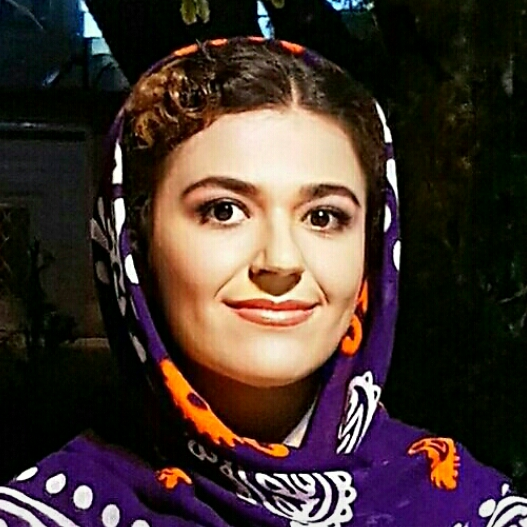
%> input picture 7/Marjan.jpg, 527 x 527 px
$ octave s33.m   (GNU Octave 9; MATLAB toolbox functions it lacks are replaced by stand-ins)
%> lines starting %> are read from the running program, lines starting %| are printed output that depends on the picture; in (x1, y1, x2, y2) boxes, pixels count from 0 and x2, y2 are one past the last pixel; in counts of white or black regions, pixels touching at a corner belong together; the program's own positions count from 1
clc;
close all;
% img=im2double(imread('C:\Users\Marjan\Documents\MATLAB\30\1.jpg'));
img=imread('C:\Users\Marjan\Documents\MATLAB\30\Marjan.jpg');
%> img is the input picture: size 527x527x3 uint8; mean R, G, B 67.9, 52.2, 47.5
figure,subplot(4,2,1);
imshow(img);title('this is Primary picture');
% Convert from RGB to HSV
hsvTestImg = rgb2hsv(img);
%> hsvTestImg: size 527x527x3 double; mean H, S, V 0.298, 0.713, 0.29
% Segregate hue, sat, and value/intensity
hueTestImg = hsvTestImg(:, :, 1);
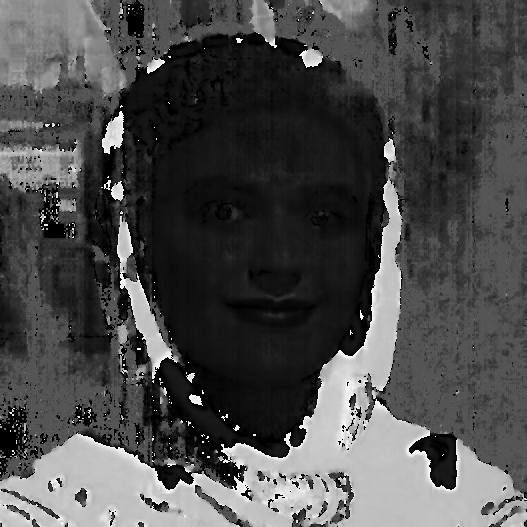
%> hueTestImg: size 527x527 double; min 0, max 0.998, mean 0.298
satTestImg = hsvTestImg(:, :, 2);
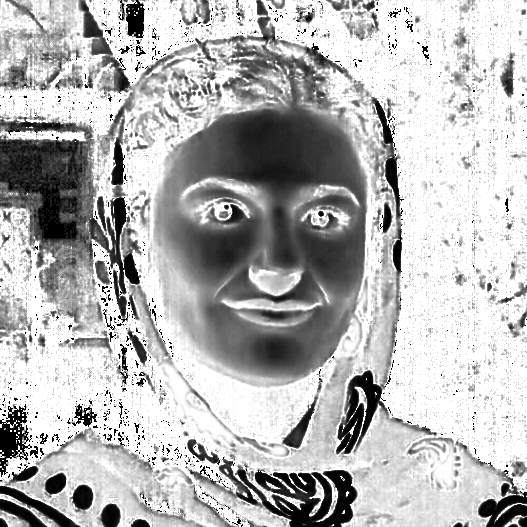
%> satTestImg: size 527x527 double; min 0, max 1, mean 0.713
valTestImg = hsvTestImg(:, :, 3);
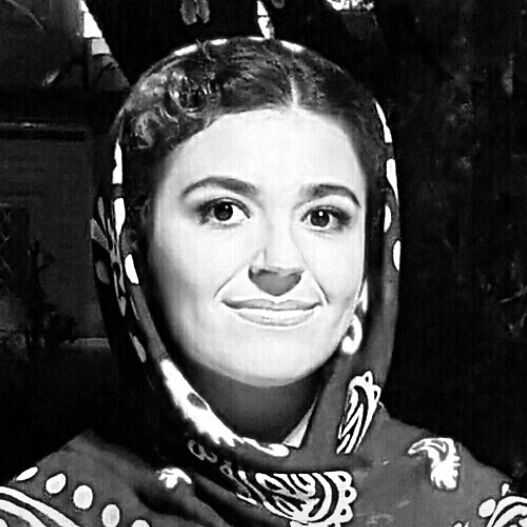
%> valTestImg: size 527x527 double; min 0, max 1, mean 0.29
% Display the RGB and the corresponding HSV components
subplot(4,2, 2)
imshow(hueTestImg); title('Hue component');
subplot(4,2, 3)
imshow(satTestImg); title('Saturation component');
subplot(4,2, 4)
imshow(valTestImg); title('Value/intensity component');
% BW = imbinarize(satTestImg);
threshold = graythresh(satTestImg);
%> threshold = 0.6
BW=im2bw(satTestImg,threshold);
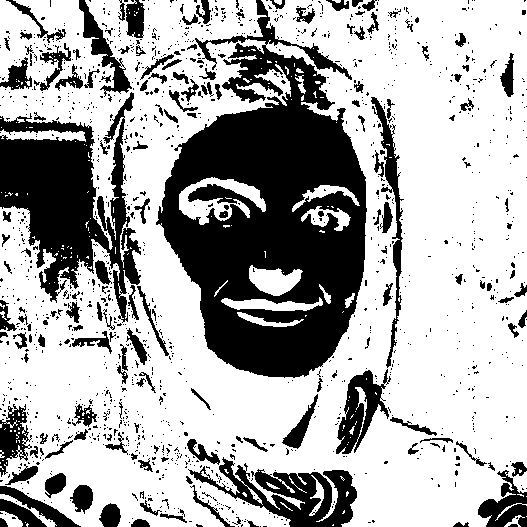
%> BW: size 527x527 logical; 67.6% white; 1382 black regions (1221 under 20 px), largest, box (x1, y1, x2, y2) and area: (156, 0, 367, 378) 43129, (0, 92, 141, 323) 14548, (188, 457, 357, 527) 4800
subplot(4,2, 5)
imshow(BW); title('Binary saturation mask');
product =immultiply(hueTestImg,BW);
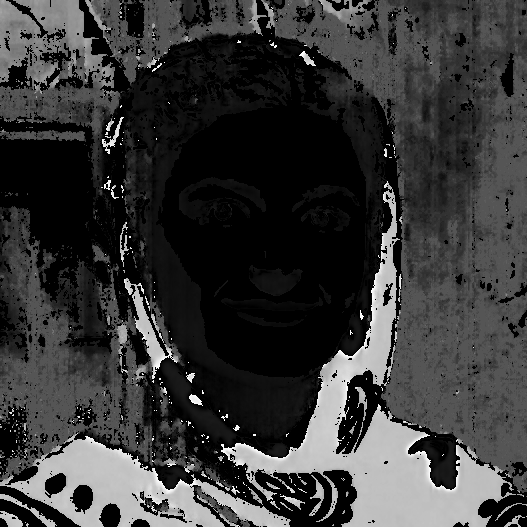
%> product: size 527x527 double; min 0, max 0.998, mean 0.22
subplot(4,2, 6)
imshow(product); title('Product Binary saturation mask & H');
subplot(4,2, 7)
imhist(product); title('histogram Product');
BW2=im2bw(product,0.7);
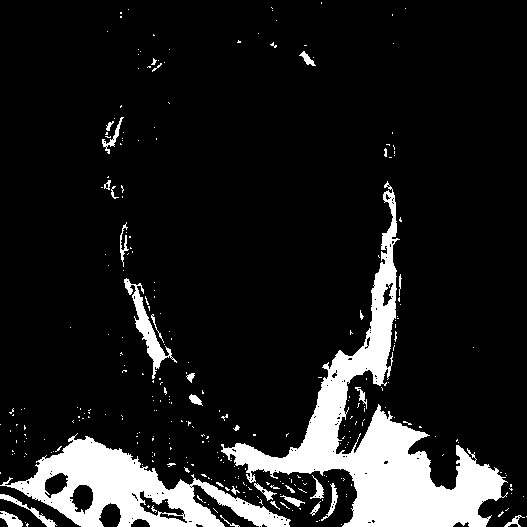
%> BW2: size 527x527 logical; 12.3% white; 301 white regions (270 under 20 px), largest, box (x1, y1, x2, y2) and area: (221, 181, 508, 527) 19758, (0, 433, 291, 527) 10246, (124, 278, 177, 379) 1082
subplot(4,2, 8)
imshow(BW2); title('Segmentation of red components 0.7');
%> after `title('Segmentation of red components 0.7')`:
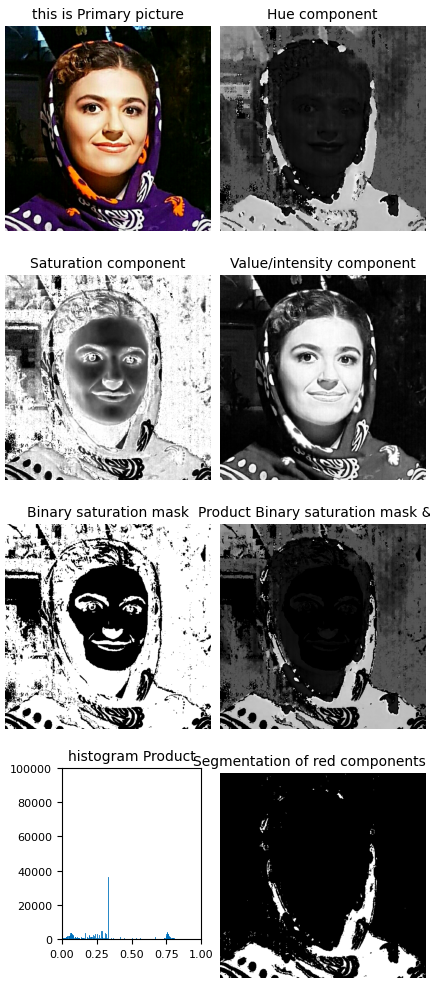
%> figure redrawn from the program's plot data, 8 panels
